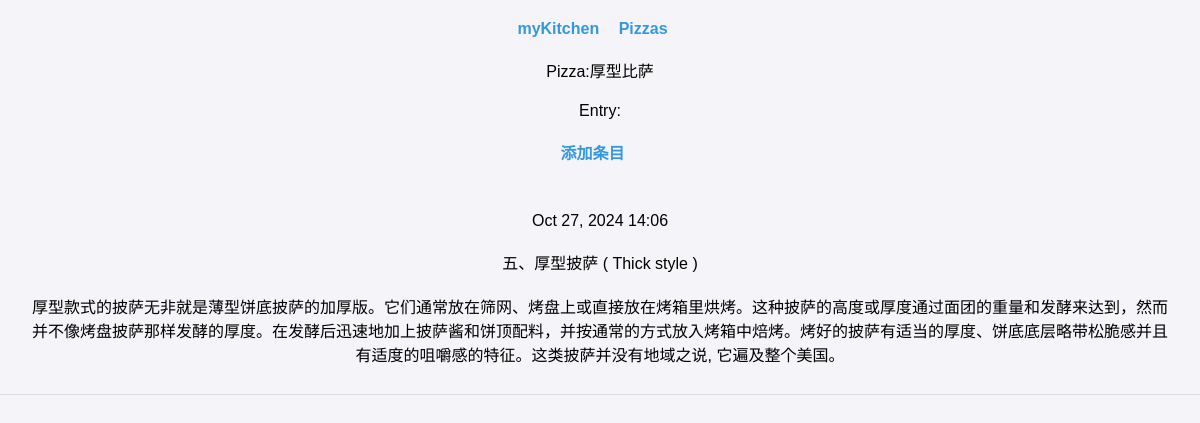
The page /pizzas/4 on the database its author committed.
### accounts/models.py (models this page shows, shortened)
class Pizza(models.Model):
    name = models.CharField(max_length=20)  #名称不超过20个字符串
    time_added = models.DateTimeField(auto_now_add=True)    #自动添加时间

class Entry(models.Model):
    topic = models.ForeignKey(Pizza,on_delete=models.CASCADE)
    text = models.TextField()
    date_added = models.DateTimeField(auto_now_add=True)
    class Meta:
        verbose_name_plural = 'entries'

### accounts/views.py (the view)
# urls.py: path('pizzas/<int:pizza_id>',views.pizza,name='pizza'),
def pizza(request,pizza_id):
    pizza = Pizza.objects.get(id=pizza_id)
    entries = pizza.entry_set.order_by('-date_added')
    context = {'pizza':pizza,'entries':entries}
    return render(request,'pizza.html',context)

### accounts/templates/pizza.html (shortened to what this page needs)
<!DOCTYPE html>
<html lang="en">
<head>
</head>
<body>
  {% extends 'base2.html' %}
  {% block content %}
    <P>Pizza:{{pizza.name}}</P>
    <p>Entry:</p>
    <p>
        <a href="{% url 'accounts:new_entry' pizza.id %}">添加条目</a>
    </p>
    <ul>
      {% for entry in entries %}
        <li>
            <P>{{entry.date_added|date:'M d, Y H:i'}}</P>
            <p>{{entry.text|linebreaks}}</p>
        </li>
      {% empty %}
        <li>There no entries for this pizza yet.</li>
      {% endfor %}
    </ul>
  {% endblock content %}

### static/styles/st.css (style rules this page uses)
body { font-family: Arial, sans-serif; background-color: #f4f4f9; margin: 0; padding: 0; }
a { color: #3498db; text-decoration: none; font-weight: bold; margin-right: 15px; }
ul { list-style-type: none; padding: 0; }
ul li { padding: 8px; border-bottom: 1px solid #ddd; }
p { text-align: center; margin: 20px; }

### rows shown on the page
Pizza: name "厚型比萨"
Entry: date_added "Oct 27, 2024 14:06", text "五、厚型披萨 ( Thick style ) 厚型款式的披萨无非就是薄型饼底披萨的加厚版。它们通常放在筛网、烤盘上或直接放在烤箱里烘烤。这种披萨的高度或厚度通过面团的重量和发酵来达到，然而并不像烤盘披萨那样发酵的厚度。在发酵后迅速地加上披萨酱和饼顶配料，并按通常的方式放入烤箱中焙烤。烤好的披萨有适当的厚度、饼底底层略带松脆感并且有适度的咀嚼感的特征。这类披萨并没有地域之说, 它遍及整个美国。"
